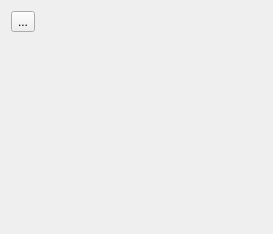
<?xml version="1.0" encoding="UTF-8"?>
<ui version="4.0">
 <class>SimpleSpellCheckingWidget</class>
 <widget class="QWidget" name="SimpleSpellCheckingWidget">
  <property name="geometry">
   <rect>
    <x>0</x>
    <y>0</y>
    <width>273</width>
    <height>234</height>
   </rect>
  </property>
  <property name="sizePolicy">
   <sizepolicy hsizetype="Preferred" vsizetype="Minimum">
    <horstretch>0</horstretch>
    <verstretch>0</verstretch>
   </sizepolicy>
  </property>
  <layout class="QGridLayout" name="gridLayout">
   <item row="0" column="0">
    <widget class="QToolButton" name="toolAutoSpellCheck">
     <property name="text">
      <string>...</string>
     </property>
    </widget>
   </item>
   <item row="1" column="0">
    <widget class="QWidget" name="SpecialSpacer" native="true">
     <property name="sizePolicy">
      <sizepolicy hsizetype="Preferred" vsizetype="Expanding">
       <horstretch>0</horstretch>
       <verstretch>0</verstretch>
      </sizepolicy>
     </property>
    </widget>
   </item>
   <item row="0" column="1">
    <spacer name="horizontalSpacer">
     <property name="orientation">
      <enum>Qt::Horizontal</enum>
     </property>
     <property name="sizeHint" stdset="0">
      <size>
       <width>40</width>
       <height>0</height>
      </size>
     </property>
    </spacer>
   </item>
  </layout>
 </widget>
 <resources/>
 <connections/>
</ui>
